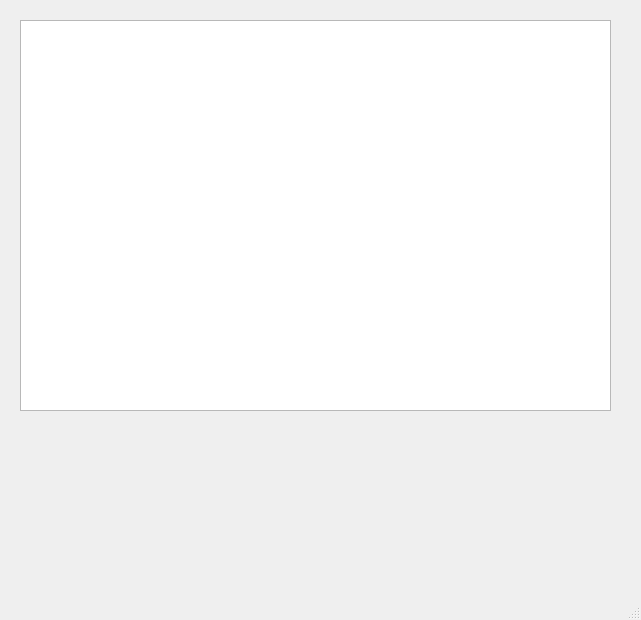
<?xml version="1.0" encoding="UTF-8"?>
<ui version="4.0">
 <class>Remove_database</class>
 <widget class="QMainWindow" name="Remove_database">
  <property name="geometry">
   <rect>
    <x>0</x>
    <y>0</y>
    <width>641</width>
    <height>620</height>
   </rect>
  </property>
  <property name="windowTitle">
   <string>Удаление данных</string>
  </property>
  <property name="styleSheet">
   <string notr="true"/>
  </property>
  <widget class="QWidget" name="centralwidget">
   <widget class="QTableWidget" name="tableWidget">
    <property name="geometry">
     <rect>
      <x>20</x>
      <y>20</y>
      <width>591</width>
      <height>391</height>
     </rect>
    </property>
    <property name="styleSheet">
     <string notr="true"/>
    </property>
   </widget>
   <widget class="QPushButton" name="update_button">
    <property name="geometry">
     <rect>
      <x>30</x>
      <y>430</y>
      <width>71</width>
      <height>71</height>
     </rect>
    </property>
    <property name="cursor">
     <cursorShape>PointingHandCursor</cursorShape>
    </property>
    <property name="styleSheet">
     <string notr="true">border-radius: 50px;</string>
    </property>
    <property name="text">
     <string/>
    </property>
    <property name="icon">
     <iconset>
      <normaloff>../images/update_icon.png</normaloff>../images/update_icon.png</iconset>
    </property>
    <property name="iconSize">
     <size>
      <width>70</width>
      <height>70</height>
     </size>
    </property>
    <property name="flat">
     <bool>false</bool>
    </property>
   </widget>
  </widget>
  <widget class="QMenuBar" name="menubar">
   <property name="geometry">
    <rect>
     <x>0</x>
     <y>0</y>
     <width>641</width>
     <height>21</height>
    </rect>
   </property>
  </widget>
  <widget class="QStatusBar" name="statusbar"/>
 </widget>
 <resources/>
 <connections/>
</ui>
